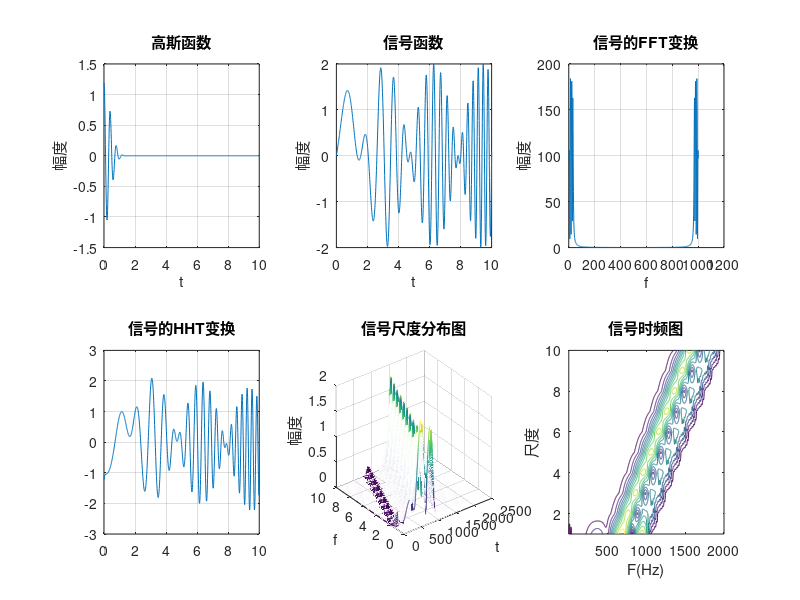

Write the MATLAB code that produced this figure.
clf;
clear;
close all;

%{
% 傅里叶变换
t = linspace(1e-3,100e-3,10);
xn = sin(100*2*pi*t);
N = length(xn);
WNnk = dftmtx(N);   
Xk = xn * WNnk;
y = fft(xn);    % 与上面三行效果等价
subplot(2,1,1);
stem(1:N,xn);
subplot(2,1,2);
stem(1:N,abs(Xk));
subplot(2,2,1)
stem(1:N,real(y));
%}

%{
% 离散傅里叶变换，未使用 fft
Dt = 0.00005;
t = -0.005:Dt:0.005;    % 模拟信号
xa = exp(-2000 * abs(t));
Ts = 0.0002;
n = -25:1:25;           % 离散时间信号
x = exp(-1000 *abs(n*Ts));
K =500;
k = 0:1:K;
w = pi*k/K;
% 离散时间傅里叶变换
X = x*exp(-j*n'*w);
X = real(X);                    % 获取实部
w = [-fliplr(w),w(2:501)];      % 翻转
X = [fliplr(X),X(2:501)];
figure;
subplot(2,2,1);
plot(t*100,xa,'.');
ylabel('x1(t)');
xlabel('t');
title('离散信号');
hold on;
stem(n * Ts *1000,x);
hold off;
subplot(2,2,2);
plot(w/pi,X,'.');
ylabel('X1(jw)');
xlabel('f');
title('离散时间傅里叶变换');
Ts = 0.001;
n = -25:1:25;
% 离散时间信号
x = exp(-1000 * abs(n*Ts));
K = 500;k=0:1:K;w = pi*k/K;
%离散时间傅里叶变换
X = x*exp(-j*n'*w);
X = real(X);
w = [-fliplr(w),w(2:501)];
X = [fliplr(X),X(2:501)];
subplot(2,2,3);
plot(t*1000,xa,'.');
ylabel('x2(t)');
xlabel('t');
title('离散信号');
hold on;
stem(n*Ts*1000,x);
hold off;
subplot(2,2,4);
plot(w/pi,X,'.');
ylabel('X2(jw)');
xlabel('f');
title('离散时间傅里叶变换');
%}


% 采用 sinc 内插重构
%{
Ts1 = 0.0002;
Fs1 = 1/Ts1;
n1 = -25:1:25;
nTs1 = n1 * Ts1;    % 离散时间信号
x1 = exp(-1000*abs(nTs1));
Ts2 = 0.001;
Fs2 = 1/Ts2;
n2 = -1:1:5;
nTs2 = n2*Ts2;
x2 = exp(-2000*abs(nTs2));
Dt  = 0.00005;
t = -0.005:Dt:0.005;
xa1 = x1 * sinc(Fs1*ones(length(nTs1),1) *t -nTs1'*ones(1,length(t)));
xa2 = x2 * sinc(Fs2*ones(length(nTs2),1) *t -nTs2'*ones(1,length(t)));
subplot(2,1,1);
plot(t*1000,xa1,'.');
ylabel('x1(t)');
xlabel('t');
title('从x1(n)重构模拟信号 x1(t)');
hold on;
stem(n1 * Ts1 *1000,x1);
hold off;
subplot(2,1,2);
plot(t*1000,xa2,'.');
ylabel('x2(t)');
xlabel('t');
title('从 x2(n)重构模拟信号x2(t)');
hold on;
stem(n2 *Ts2 * 1000,x2);
hold off;
%}

%{
fs = 100;
Ndata = 32;
N = 32;
n =0:Ndata-1;
t = n/fs;
x = 0.5*sin(2*pi*20*t) + 2*sin(2*pi*60*t);
y = fft(x,N);
mag = abs(y);
f = (0:N-1)*fs/N;
subplot(2,2,1);
plot(f(1:N/2),mag(1:N/2) * 2/N);
xlabel('频率/Hz');
ylabel('振幅');
title('Ndata = 32;FFT 所以采点个数=32');
grid on;

Ndata = 32;
N = 128;
n =0:Ndata-1;
t = n/fs;
x = 0.5*sin(2*pi*20*t) + 2*sin(2*pi*60*t);
y = fft(x,N);
mag = abs(y);
f = (0:N-1)*fs/N;
subplot(2,2,2);
plot(f(1:N/2),mag(1:N/2)*2/N);
xlabel('频率/Hz');
ylabel('振幅');
title('Ndata =32;FFT 所以采点个数=128');
grid on;

Ndata = 136;
N = 128;
n = 0:Ndata-1;
t = n/fs;
x = 0.5*sin(2*pi*20*t)+2*sin(2*pi*60*t);
y = fft(x,N);
mag = abs(y);
f = (0:N-1)*fs/N;
subplot(2,2,3);
plot(f(1:N/2),mag(1:N/2)*2/N);
xlabel('频率/Hz');
ylabel('振幅');
title('Ndata=136;FFT 所以采点个数=128');
grid on;

Ndata = 136;
N = 512;
n = 0:Ndata-1;
t = n/fs;
x = 0.5*sin(2*pi*20*t) +2*sin(2*pi*60*t);
y = fft(x,N);
mag = abs(y);
f = (0:N-1)*fs/N;
subplot(2,2,4);
plot(f(1:N/2),mag(1:N/2)*2/N);
xlabel('频率/Hz');
ylabel('振幅');
title('Ndata =136;FFT 所以采点个数=512');
grid on;
%}


%{
N =1024;
f1 = .1;
f2 = .2;
fs =1;
a1 =5;a2=3;
w = 2*pi/fs;
x = a1*sin(w*f1*(0:N-1)) +a2 *cos(w*fs*(0:N-1)) +randn(1,N);
% 应用 FFT 求频谱
subplot(2,1,1);
plot(x(1:N/4));
title('原始信号');
f = -0.5:1/N:0.5-1/N;
X = fft(x);
subplot(2,1,2);
plot(f,fftshift(abs(X)));   % fftshift 将零频率的分量移到频谱中心
title('频域信号');
%}


% 傅里叶逆变换

fs = 200;       %采样频率
N = 128;        %数据个数
n = 0:N-1;
t = n/fs;
x = 0.5*sin(2*pi*20*t) +2*sin(2*pi*60*t);   %数据对应的时间序列
subplot(2,2,1);         
plot(t,x);      %时间域信号
xlabel('时间/s');
ylabel('x');
title('原始信号');
grid on;

y = fft(x,N);       %傅里叶变换
mag = abs(y);       %得到振幅谱
f = n*fs/N;         %频率序列
subplot(2,2,2);
plot(f(1:N/2),mag(1:N/2)*2/N);
xlabel('频率/Hz');
ylabel('振幅');
title('原始信号的FFT');
grid on;

xifft = ifft(y);        %进行傅里叶逆变换
realx = real(xifft);    %求取傅里叶逆变换的实部
ti = [0:length(xifft)-1]/fs;    %傅里叶逆变换的时间序列
subplot(2,2,3);
plot(ti,realx);
xlabel('时间/s');
ylabel('x');
title('运用傅里叶逆变换得到的信号');
grid on;

yif = fft(xifft,N);     %将傅里叶逆变换得到的时间域信号进行傅里叶变换
mag = abs(yif);
f = [0:length(y)-1]'* fs/length(y);     %频率序列
subplot(2,2,4);
plot(f(1:N/2),mag(1:N/2)*2/N);
xlabel('频率/Hz');
ylabel('振幅');
title('运用 IFFT得到信号的快速傅里叶变换');
grid on;

%{
t = linspace(1e-3,100e-3,10);
xn = sin(100*2*pi*t);
N = length(xn);
WNnk = dftmtx(N);
Xk = xn * WNnk;
y = fft(xn);
subplot(2,1,1);
stem(1:N,xn);
subplot(2,1,2);
stem(1:N,abs(Xk));
subplot(2,2,1)
stem(1:N,real(y));
%}

%{
% 利用 FFT 进行滤波示例
dt = 0.05;
N = 1024;
n = 0:N-1;
t = n*dt;       % 时间序列
f = n/(N*dt);   % 频率序列
f1= 3;
f2 =10;         % 信号的频率成分
x = 0.5*cos(2*pi*f1*t) + sin(2*pi*f2*t)+randn(1,N);
subplot(2,2,1); % 绘制原始的信号
plot(t,x);
title('原始信号的时间域');
xlabel('时间/s');
y = fft(x);     % 对原信号作 FFT 变换
xlim([0 12]);
ylim([-1.5 1.5]);
subplot(2,2,2);
plot(f,abs(y)*2/N);     % 绘制原始信号的振幅谱
xlabel('频率/Hz');
ylabel('振幅');
xlim([0 50]);
title('原始振幅谱');
ylim([0 0.8]);
f1 =4;
f2 =8;                  % 要滤去频率的上限和下限
yy =zeros(1,length(y)); % 设置与 y 相同的元素数组
for m =0:N-1            % 将频率落在该频率范围及其大于Nyquist频率的波滤去
    % 小于 Nyquist 频率的滤波范围
    if (m/(N*dt) > f1 & m/(N *dt) <f2) | (m/(N*dt) >(1/dt -f2) & m/(N/dt) < (1/dt -f1));
    % 大于 Nyquist 频率的滤波范围
    % 1/dt 为一个频率周期
        yy(m+1) =0;     % 置在此频率范围内的振动振幅为零
    else
        yy(m+1) = y(m+1);   % 其余频率范围的振动振幅不变
    end
end

subplot(2,2,4);
plot(f,abs(yy)*2/N);    % 绘制滤波后的振幅谱
xlim([0 50]);
ylim([0 0.5]);
xlabel('频率/Hz');
ylabel('振幅');
gstext = sprintf('自 %4.1f -%4.1fHz 的频率被滤除',f1,f2);
% 将滤波范围显示作为标题
title(gstext);
subplot(2,2,3);
plot(t,real(ifft(yy)));
% 绘制滤波后的数据运用 ifft 变换回时间域并绘图
title('通过IFFT 回到时间域');
xlabel('时间/s');
ylim([-0.6 0.6]);
xlim([0 12]);
%}


% DCT 与 DCT反变换
%{
n = 0:200-1;
f = 200;fs = 3000;
x = cos(2*pi*n*f/fs);
y = dct(x);         % 计算DCT变换
m = find(abs(y<5)); % 利用阈值对变换系数截取
y(m) = zeros(size(m));
z = idct(y);        % 对门限处理后的系数DCT反变换
subplot(1,2,1);
plot(n,x);
xlabel('n');
title('序列x(n)');
subplot(1,2,2);
plot(n,z);
xlabel('n');
title('序列z(n)');
%}

% MATLAB 的 czt 函数实现频率细化
%{
fs = 256;                       % 采样频率
N =512;                         % 采样点数
nfft = 512;
n = 0:1:N-1;
% n/fs 采样频率下对应的时间序列值
n1 = fs*(0:nfft/2-1)/nfft;      % FFT 对应的频率序列
x = 3*sin(2*pi*100*n/fs) + 3*cos(2*pi*101.45*n/fs)+2*sin(2*pi*102.3*n/fs)+4 *cos(2*pi*103.8*n/fs)+5*sin(2*pi*104.5*n/fs);
figure;
subplot(231);
plot(n,x);
xlabel('时间t');
ylabel('value');
title('信号的时域波形');

XK = fft(x,nfft);               % 单边幅值谱
subplot(232);stem(n1,abs(XK(1:(nfft/2))));      % 用杆状来画 FFT 的图
axis([95,110,0,1500]);
title('直接利用FFT变换后的频谱');
subplot(233);plot(n1,abs(XK(1:N/2)));
axis([95,110,0,1500]);
title('直接利用FFT变换后的频谱');

f1 = 100;           % 细化频率段起点
f2 = 110;           % 细化频率段终点
M = 256;            % 细化频率段的频点数（这里其实就是细化精度）
w = exp(-j*2*pi*(f2-f1)/(fs*M));        % 细化频段的跨度（步长）
a = exp(j*2*pi*f1/fs);      % 细化频段的起始点，这里需要运算一下才能带入了 czt 函数
xk = czt(x,M,w,a);
h = 0:1:M-1;        % 细化频点序列
f0 = (f2-f1)/M*h+100;   % 细化的频率值
subplot(234);stem(f0,abs(xk));
xlabel('f');
ylabel('value');
title('利用CZT变换后的细化频谱');
subplot(235);plot(f0,abs(xk));
xlabel('f');
ylabel('value');
title('利用 CZT 变换后的细化频谱');
%}


% 利用 Chirp-Z 变换计算滤波器在 100~200Hz的频率特性，并比较 czt 和fft函数
%{
h = fir1(30,125/500,boxcar(31));
Fs = 1000;
f1 = 100;
f2 = 200;
m = 1024;
w = exp(-j*2*pi*(f2-1)/(m*Fs));
a = exp(j*2*pi*f1/Fs);
y = fft(h,m);
z = czt(h,m,w,a);
fy = (0:length(y)-1)'* Fs/length(y);
fz = (0:length(z)-1)'*(f2-f1)/length(z)+f1;
subplot(2,1,1);
plot(fy(1:500),abs(y(1:500)));
title('fft');
subplot(2,1,2);
plot(fz,abs(z));
title('czt');
%}


% 用Gabor 函数分析 双时间信号
%{
a = 1/10;
m =2;
t1 =5;t2 =6;
% 设定双信号的位置
% 绘制双信号的三维网格立体图
[t,W] = meshgrid([2:0.2:7],[0:pi/6:3*pi]);
%设置时-频相平面网格点
Gs1 = (1/(sqrt(2*pi)*a)) *exp(-0.5 *abs((t1-t)/a).^m).*exp(-i*W*t1);
Gs2 = (1/(sqrt(2*pi)*a)) *exp(-0.5 *abs((t2-t)/a).^m).*exp(-i*W*t2);
Gs = Gs1+Gs2;
subplot(2,3,1);
% 绘制实部三维网格立体图
mesh(t,W/pi,real(Gs));
axis([2 7 0 3 -1/(sqrt(2*pi)*a) 1/(sqrt(2*pi)*a)]);
title('实部');
xlabel('t(s)');ylabel('real(Gs)');
subplot(2,3,2);
% 绘制虚部三维网格立体图
axis([2 7 0 3 -1/(sqrt(2*pi)*a) 1/(sqrt(2*pi)*a)]);
title('虚部');
xlabel('t(s)');ylabel('imag(Gs)');
subplot(2,3,3);
% 绘制绝对值三维网格立体图
mesh(t,W/pi,abs(Gs));
axis([2 7 0 3 -1/(sqrt(2*pi)*a) 1/(sqrt(2*pi)*a)]);
title('绝对值');
xlabel('t(s)');ylabel('abs(Gs)');
% 绘制双信号的二维灰度图
[t,W] = meshgrid([2:0.2:7],[0:pi/20:3*pi]);
% 设置时频相平面网格点
Gs1 = (1/(sqrt(2*pi)*a)) *exp(-0.5 *abs((t1-t)/a).^m).*exp(-i*W*t1);
Gs2 = (1/(sqrt(2*pi)*a)) *exp(-0.5 *abs((t2-t)/a).^m).*exp(-i*W*t2);
Gs = Gs1+Gs2;
subplot(2,3,4);
ss = real(Gs);ma = max(max(ss));
% 计算最大值
pcolor(t,W/pi,ma-ss);
title('实部最大值');
xlabel('t(s)');ylabel('maxreal(Gs)');
colormap(gray(50));shading interp;
subplot(2,3,5);
ss = imag(Gs);ma = max(max(ss));
% 计算最大值
pcolor(t,W/pi,ma-ss);
title('虚部最大值');
xlabel('t(s)');ylabel('maximag(Gs)');
colormap(gray(50));shading interp;
subplot(2,3,6);
ss = abs(Gs);ma = max(max(ss));
% 计算绝对值的最大值
pcolor(t,W/pi,ma-ss);
title('绝对值最大值');
xlabel('t(s)');ylabel('maxabs(Gs)');
colormap(gray(50));shading interp;
%}


% 利用Gabor 展开检测信号的频谱
%{
t =40;
fs = 10000;
f1 = 2000;
f2 =4000;
le = fs*t;
a = 1/16;b = 16;
N = a* fs;
M = fs/b;
s = fix(le/fs);
% 帧间重叠 1/2,算出所需循环次数
hn = boxcar(M)';
% 得到STFT分析窗，汉宁窗，帧长 256点
T = 1:fs*t;
d = sin(2*pi*f1*T/fs) + sin(2*pi*f2*T/fs);
for n = 1:1:s
        d1(1:M) = d((n-1)*N + 1:(n-1)*N+M).*hn;
         % 时域加窗
         Xd(n,(1:M)) = fft(d1,M);   % FFT
end
[n,m] = size(Xd);
x = 1:n;y=1:m;
mesh(y/m,x,abs(Xd));
axis([0,0.5,0,20,0,100]);
xlabel('t');
ylabel('f');
zlabel('幅度');
%}


% Gabor 的 MATLAB实现
fs = 100;
% 采样率
Ts = 1/fs;
t = 0:Ts:10;
gass = 2^(1/4)*exp(-pi*(t).^2).*cos(5*pi*t);
% 生成一个高斯函数
subplot(231);
plot(t,gass);
title('高斯函数');
xlabel('t');
ylabel('幅度');
grid on;
T=0:Ts:10;
ft = sin(T.^2 + 2*T) +sin(T.^2);
% 生成要变换的信号函数
subplot(232);
plot(t,ft);
title('信号函数');
grid on;
xlabel('t');
ylabel('幅度');
y = fft(ft);
% 信号做 FFT 变换
amp = abs(y);
grid on;
subplot(233);
plot(amp);
title('信号的FFT变换');
xlabel('f');
ylabel('幅度');
grid on;
subplot(234);
plot(t,imag(hilbert(ft)));
title('信号的HHT变换');
grid on;
shl = 100;
% 高斯窗每次平移点数
shn = (length(t) -1)/shl;
% 求高斯窗平移总次数
y2 = zeros(shn,2001);
for k =0:shn-1
    gassc = 2^(1/4) *exp(-pi*(t-k*shl*Ts).^2).*cos(5*pi*t);
    %平移后的高斯函数
    gassc2 = gassc /sum(gassc.^2);
    % 归一化
    yl = conv(hilbert(ft),gassc2);
    % 短时傅里叶变换，即对信号与 Gauss 函数做卷积
    y2(k+1,:) = yl;
end
[F,T] = size(y2);
[F,T] = meshgrid(1:T,1:F);
subplot(235);
mesh(F,T,abs(y2));
title('信号尺度分布图');
xlabel('t');
ylabel('f');
zlabel('幅度');
subplot(236);
contour(F,T,abs(y2));
% 等高线图
title('信号时频图');
xlabel('F(Hz)');
ylabel('尺度');
